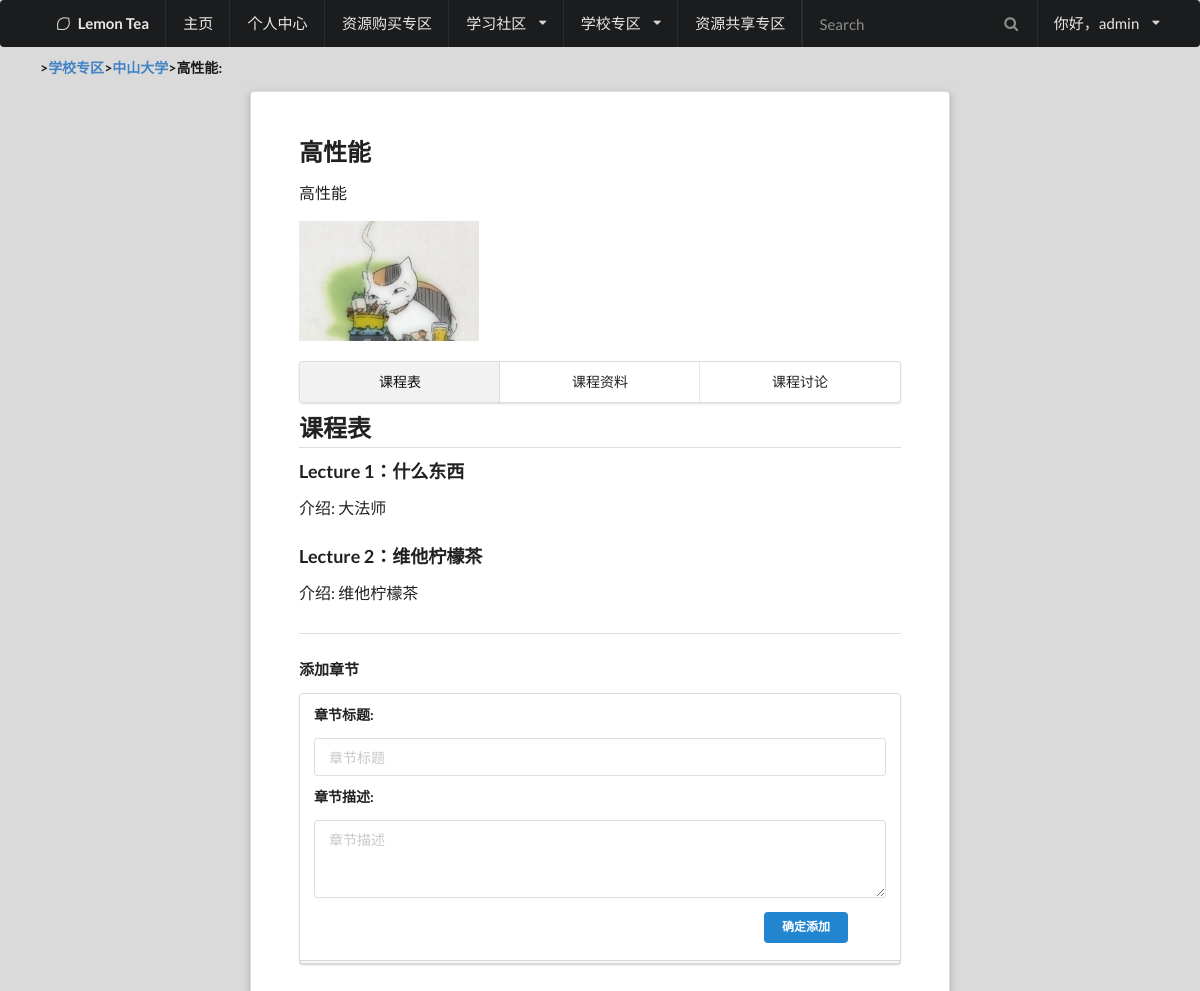
/college/1/course/1/ (signed in), run on an earlier commit of the app's database.
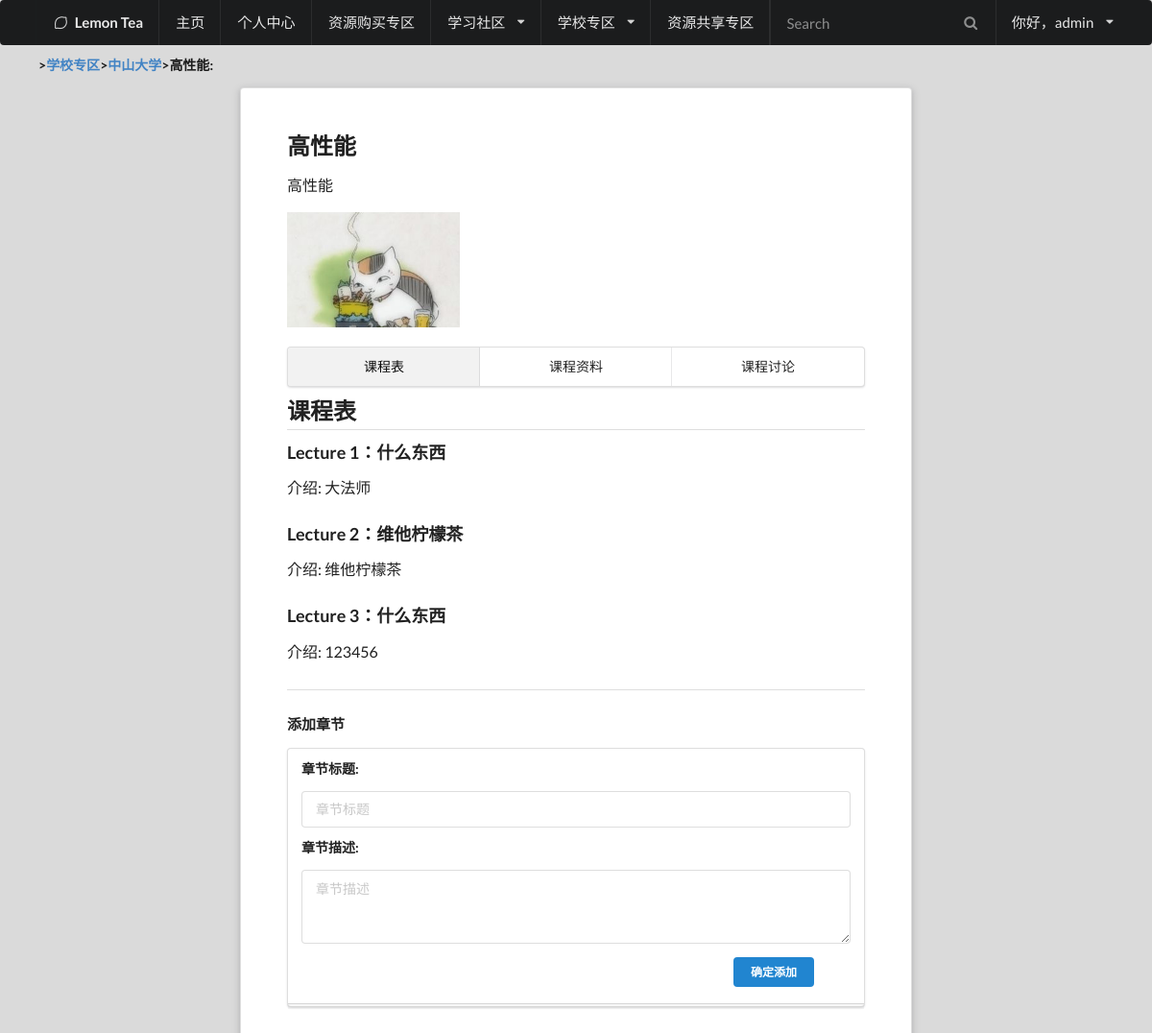
And on a later commit of the database.
### LemonApp/models.py (models this page shows, shortened)
class ChapterList(models.Model):
    course_id = models.ForeignKey(Course, on_delete=models.CASCADE)
    chapter_order = models.IntegerField("章节编号")
    title = models.CharField("章节标题", max_length=50)
    description = models.TextField("章节介绍")
    class Meta:
        unique_together = ("id", "course_id")
        db_table = "ChapterList"

### LemonApp/views.py (the view)
# urls.py: url(r'^college/[0-9]+/course/[0-9]+/$', views.course, name="course"),
def course(request):
	college_list = College.objects.all()
	error_type = tips(request)
	if error_type > 0:
		return render(request,'tips.html', locals())
	path = request.path
	URL_list = path.split('/')
	college_id = int(URL_list[2])
	college = College.objects.filter(id=college_id)[0]
	course_id = int(URL_list[4])
	course = Course.objects.filter(id=course_id)[0]
	chapter_list = ChapterList.objects.filter(course_id=course).order_by("chapter_order")
	ppt_list = []
	for chapter in chapter_list:
		temp_list = PPTList.objects.filter(chapter_id=chapter).order_by("ppt_order")
		ppt_list.extend(temp_list)
	comment_list = CourseComment.objects.filter(course_id=course).order_by("comment_order")
	return render(request,'course.html', locals())

### LemonApp/templates/course.html (shortened to what this page needs)
{% load static %}
{% load humanize %}
<!DOCTYPE html>
<html>
<head>
    <link rel="stylesheet" type="text/css" href="{% static 'semantic.css' %}">
</head>
<body>
    {% include "HeaderMenu.html"%}
  <div class = "ui main container" style= "width:80rem">
    <h5 class = "ui header">><a href="/colleges/">学校专区</a>><a href="/college/{{ college.id }}/">{{ college.name }}</a>>{{ course.title }}:</h5>
      <div class="ui raised very padded text container segment" style= "width:75rem">
        <h2 class="ui header">{{ course.title }}</h2>
        <p>
          {{ course.description }}
        </p>
          <img src= "/LemonApp/media/{{ course.image }}" style="height:120px;width:180px;object-fit:cover;"></a>
      <div class="ui three item stackable tabs menu">
        <a class="active item" data-tab="introduction">课程表</a>
        <a class="item" data-tab="material">课程资料</a>
        <a class="item" data-tab="disscus">课程讨论</a>
      </div>
      <div class="ui active tab" data-tab="introduction">
        <div class="ui main container">
          <h2 class="ui dividing header">课程表</h2>
          <div class="introduction">
            {% for chapter in chapter_list %}
              <h3 class="ui header">Lecture {{ chapter.chapter_order }}：{{ chapter.title }}</h3>
              <p>介绍: {{ chapter.description }}</p>
            {% endfor %}
            {% if request.user.permission >= 3 %}
            <div class="ui dividing header"></div>
            <h4>添加章节</h4>
            <form action="add_chapter/" method="post" class="ui form">
              <div class="ui stacked segment">
                <div class="field">
                    <h5 class="ui header">章节标题:</h5>
                    <input type="text" name="title" placeholder="章节标题" maxlength="20" required id="title" />
                </div>
                <div class="field">
                    <h5 class="ui header">章节描述:</h5>
                    <textarea name="description" cols="40" rows="3" placeholder="章节描述" maxlength="200" required id="description">
</textarea>
                </div>
                <button class="tiny ui primary submit button" style="margin-left:450px">确定添加</button>
              </div>
            </form>
            {% endif %}
          </div>
        </div>
      </div>
      </div>
</body>
</html>

What changed in the data, as far as the page shows it:
added ChapterList: chapter_order "3", title "什么东西", description "123456"
